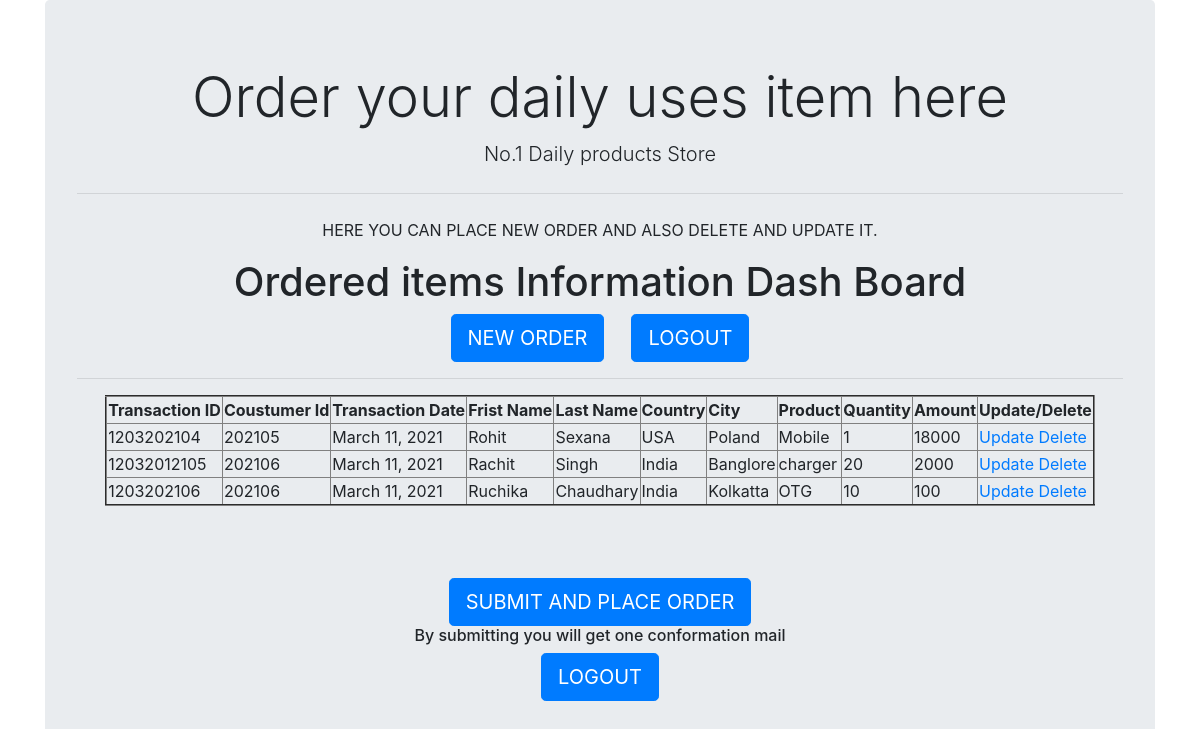
/home/, run on the app's committed database.
### orderapp/models.py (models this page shows)
class Coustumer(models.Model):
    Transaction_ID=models.IntegerField()
    Customer_ID=models.IntegerField()
    Transdate=models.DateField()
    Cfname=models.CharField(max_length=64)
    Clname=models.CharField(max_length=64)
    Country=models.CharField(max_length=64)
    Ccity=models.CharField(max_length=64)
    Product=models.CharField(max_length=64)
    Qty=models.IntegerField()
    Amount=models.IntegerField()

### orderapp/views.py (the view)
# urls.py: path('home/', views.show_view),
def show_view(request):
    coustumer=Coustumer.objects.all()
    return render(request,'orderapp/home.html',{'coustumer':coustumer})

### templates/orderapp/home.html (shortened to what this page needs)
<!DOCTYPE html>
<html lang="en" dir="ltr">
  <head>
    <link rel="stylesheet" href="https://cdn.jsdelivr.net/npm/bootstrap@4.6.0/dist/css/bootstrap.min.css">
  </head>
  <body>
    <div class="container" align="center">
      <div class="jumbotron">
          <h1 class="display-4">Order your daily uses item here</h1>
          <p class="lead">No.1 Daily products Store</p>
          <hr class="my-4">
          <p>HERE YOU CAN PLACE NEW ORDER AND ALSO DELETE AND UPDATE IT.</p>
          <h1>Ordered items Information Dash Board</h1>
          <a class="btn btn-primary btn-lg" href="/insert" role="button">NEW ORDER</a>&nbsp&nbsp&nbsp&nbsp&nbsp
          <a class="btn btn-primary btn-lg" href="/logout" role="button">LOGOUT</a><hr>
          <table border='2'>
          <thead>
          <th>Transaction ID</th>
          <th>Coustumer Id</th>
          <th>Transaction Date</th>
          <th>Frist Name</th>
          <th>Last Name</th>
          <th>Country</th>
          <th>City</th>
          <th>Product</th>
          <th>Quantity</th>
          <th>Amount</th>
          <th>Update/Delete</th>
          </thead>
           {%for cou in coustumer %}
          <tr>
          <td>{{cou.Transaction_ID}}</td>
          <td>{{cou.Customer_ID}}</td>
          <td>{{cou.Transdate}}</td>
          <td>{{cou.Cfname}}</td>
          <td>{{cou.Clname}}</td>
          <td>{{cou.Country}}</td>
          <td>{{cou.Ccity}}</td>
          <td>{{cou.Product}}</td>
          <td>{{cou.Qty}}</td>
          <td>{{cou.Amount}}</td>
          <td>
          <a href="/update/{{cou.id}}">Update</a>
          <a href="/delete/{{cou.id}}">Delete</a>
          </td>
          </tr>
          {%endfor%}
          </table><br><br><br>
          <a href="/sendmail" class='btn btn-primary btn-lg'>
          SUBMIT AND PLACE ORDER</a>
          <h6>By submitting you will get one conformation mail</h6>
          <a class="btn btn-primary btn-lg" href="/logout" role="button">LOGOUT</a>
        </div>
    </div>
  </body>
</html>

### data on the page
Coustumer: Transaction_ID "1203202104", Customer_ID "202105", Transdate "March 11, 2021", Cfname "Rohit", Clname "Sexana", Country "USA", Ccity "Poland", Product "Mobile", Qty "1", Amount "18000"
Coustumer: Transaction_ID "12032012105", Customer_ID "202106", Transdate "March 11, 2021", Cfname "Rachit", Clname "Singh", Country "India", Ccity "Banglore", Product "charger", Qty "20", Amount "2000"
Coustumer: Transaction_ID "1203202106", Customer_ID "202106", Transdate "March 11, 2021", Cfname "Ruchika", Clname "Chaudhary", Country "India", Ccity "Kolkatta", Product "OTG", Qty "10", Amount "100"
